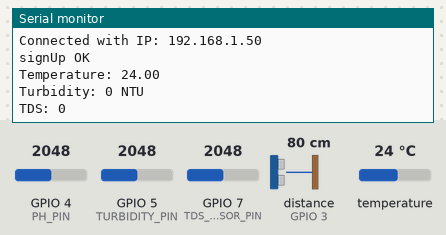
The sketch below on a simulated ESP32-S3. Shown: the last lines printed to the serial monitor. Wiring (inferred from the names in the program): ultrasonic range finder: trigger GPIO 10; echo GPIO 3. Inputs (shaded band) come from the test bench; at power-on: distance to the obstacle (sensor on GPIO 3) 80 cm, temperature 24 °C, GPIO 4 (PH_PIN) = 2048, GPIO 5 (TURBIDITY_PIN) = 2048, GPIO 7 (TDS_SENSOR_PIN) = 2048 (analog values on the 0–4095 scale). The echo pulse lasts 58.3 µs per cm; WiFi joins after 1.5 s; servers stay silent unless stated.

Above: at 2.7 s.
2.8 s: distance to the obstacle (sensor on GPIO 3) set to 2 cm
At 4.1 s:
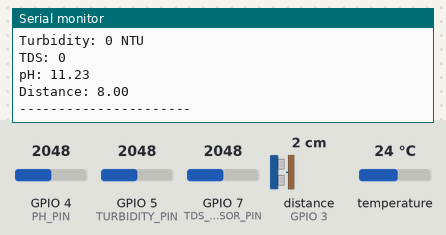
4.3 s: temperature set to 12 °C
At 5.16 s:
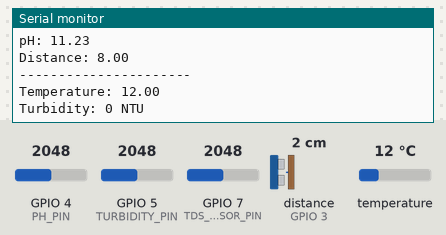
5.8 s: GPIO 4 (PH_PIN) set to 2866
7.3 s: GPIO 5 (TURBIDITY_PIN) set to 168
At 8.5 s:
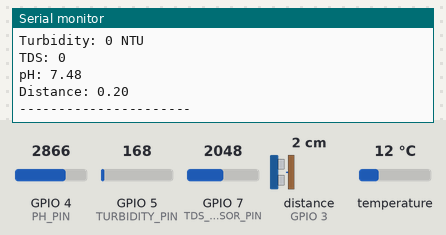
8.8 s: distance to the obstacle (sensor on GPIO 3) set to 4 cm
At 10.0 s:
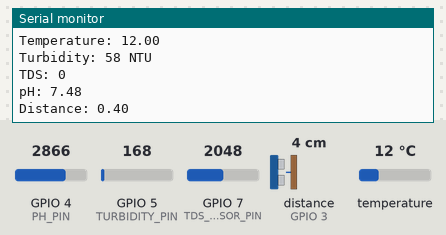
10.3 s: temperature set to 19 °C
At 10.3 s:
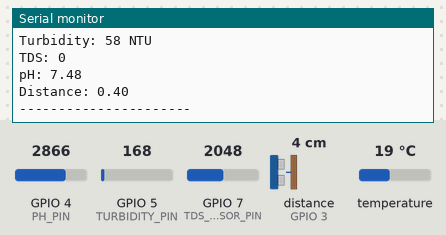
Timing chart, 0 to 12.8 s (numbered marks = the images above; inputs shaded):
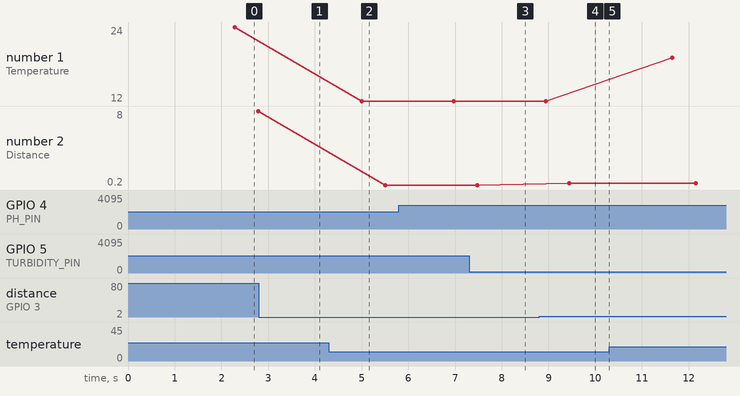

Measured:
- after the input at 4.3 s, the serial monitor: prints a new line after 0.70 s (image 2)
- after the input at 8.8 s, the serial monitor: prints a new line after 0.64 s (image 4)
- plotted number 1: 24 → 12 after the input at 4.3 s, 12 → 19 after the input at 10.3 s
- plotted number 2: 0.2 → 0.4 after the input at 8.8 s

The sketch:

firebasesending.ino
```cpp
#include <WiFi.h>
#include <Firebase_ESP_Client.h>
#include <OneWire.h>
#include <DallasTemperature.h>
#include "addons/TokenHelper.h"
#include "addons/RTDBHelper.h"

// Wi-Fi & Firebase Config
#define WIFI_SSID "Xiaomi 11T Pro"
#define WIFI_PASSWORD "8rymrw8maiqv6t4"
#define API_KEY "AIzaSyDbvEZK6x7M9txEGE8MzjXilyyjOMTBsWY"
#define DATABASE_URL "https://s-e-d-e-x-testing-hub-jl38fz-default-rtdb.asia-southeast1.firebasedatabase.app/"

FirebaseData fbdo;
FirebaseAuth auth;
FirebaseConfig config;
unsigned long sendDataPrevMillis = 0;
bool signupOK = false;

// Sensor Pins
#define ONE_WIRE_BUS 8
#define TURBIDITY_PIN 5
#define TDS_SENSOR_PIN 7
#define PH_PIN 4
#define TRIG_PIN 10
#define ECHO_PIN 3

// Globals
OneWire oneWire(ONE_WIRE_BUS);
DallasTemperature sensors(&oneWire);
float temperatureC = 0;
float tdsValue = 0;
float phValue = 0;
float distance = 0;
int read_ADC;
int ntu;

// TDS Config
#define VREF 3.3
#define SCOUNT 30
int tdsAnalogBuffer[SCOUNT];
int tdsTempBuffer[SCOUNT];
int tdsIndex = 0;

float mapFloat(float x, float in_min, float in_max, float out_min, float out_max) {
  return (x - in_min) * (out_max - out_min) / (in_max - in_min) + out_min;
}
int getMedian(int arr[], int len) {
  int sorted[len];
  memcpy(sorted, arr, len * sizeof(int));
  for (int i = 0; i < len - 1; i++) {
    for (int j = i + 1; j < len; j++) {
      if (sorted[i] > sorted[j]) {
        int temp = sorted[i];
        sorted[i] = sorted[j];
        sorted[j] = temp;
      }
    }
  }
  return (len % 2 == 0) ? (sorted[len / 2] + sorted[len / 2 - 1]) / 2 : sorted[len / 2];
}
void sort(int *arr, int size) {
  for (int i = 0; i < size - 1; i++) {
    for (int j = i + 1; j < size; j++) {
      if (arr[i] > arr[j]) {
        int temp = arr[i];
        arr[i] = arr[j];
        arr[j] = temp;
      }
    }
  }
}

void setup() {
Serial.begin(115200);

  // WiFi
  WiFi.mode(WIFI_STA);
  WiFi.begin(WIFI_SSID, WIFI_PASSWORD);
  Serial.print("Connecting to Wi-Fi");
  while (WiFi.status() != WL_CONNECTED) {
    Serial.print(".");
    delay(300);
  }
  Serial.println();
  Serial.print("Connected with IP: ");
  Serial.println(WiFi.localIP());

  // Firebase
  config.api_key = API_KEY;
  config.database_url = DATABASE_URL;
  if (Firebase.signUp(&config, &auth, "", "")) {
    Serial.println("signUp OK");
    signupOK = true;
  } else {
    Serial.printf("%s\n", config.signer.signupError.message.c_str());
  }
  config.token_status_callback = tokenStatusCallback;
  Firebase.begin(&config, &auth);
  Firebase.reconnectWiFi(true);

  // Sensors
  sensors.begin();
  pinMode(TDS_SENSOR_PIN, INPUT);
  pinMode(TRIG_PIN, OUTPUT);
  pinMode(ECHO_PIN, INPUT);
  analogReadResolution(12);
  pinMode(TURBIDITY_PIN, INPUT);
}

void loop() {
  // Temperature
  sensors.requestTemperatures();
  temperatureC = sensors.getTempCByIndex(0);
  Serial.print("Temperature: ");
  Serial.println(temperatureC);

  // Turbidity
  read_ADC = analogRead(TURBIDITY_PIN);
  if (read_ADC > 208) read_ADC = 208;
  ntu = map(read_ADC, 0, 208, 300, 0);
  Serial.print("Turbidity: ");
  Serial.print(ntu);
  Serial.println(" NTU ");
  delay(200);

  // TDS
  static unsigned long lastSample = millis();
  if (millis() - lastSample > 40) {
    lastSample = millis();
    tdsAnalogBuffer[tdsIndex] = analogRead(TDS_SENSOR_PIN);
    tdsIndex = (tdsIndex + 1) % SCOUNT;
  }
  for (int i = 0; i < SCOUNT; i++) {
    tdsTempBuffer[i] = tdsAnalogBuffer[i];
  }
  float tdsVoltage = getMedian(tdsTempBuffer, SCOUNT) * VREF / 4095.0;
  float compensationVoltage = tdsVoltage / (1.0 + 0.02 * (temperatureC - 25.0));
  float tdsRaw = 133.42 * pow(compensationVoltage, 3) - 255.86 * pow(compensationVoltage, 2) + 857.39 * compensationVoltage;
  tdsValue = tdsRaw * (3.3 / 5.0) * 0.5;
  Serial.print("TDS: ");
  Serial.println(tdsValue, 0);

  // pH
  int phBuffer[10];
  for (int i = 0; i < 10; i++) {
    phBuffer[i] = analogRead(PH_PIN);
    delay(30);
  }
  sort(phBuffer, 10);
  int phADC = 0;
  for (int i = 2; i < 8; i++) phADC += phBuffer[i];
  phADC /= 6;
  float phVoltage = phADC * 3.3 / 4095.0;
  float phCalibration = 21.34 - 0.7;
  phValue = -5.70 * phVoltage + phCalibration;
  Serial.print("pH: ");
  Serial.println(phValue, 2);

  // Ultrasonic
  digitalWrite(TRIG_PIN, LOW);
  delayMicroseconds(2);
  digitalWrite(TRIG_PIN, HIGH);
  delayMicroseconds(10);
  digitalWrite(TRIG_PIN, LOW);
  long duration = pulseIn(ECHO_PIN, HIGH, 30000);
  if (duration == 0) {
    Serial.println("Ultrasonic: Out of range");
  } else {
    distance = (duration / 2.0) * 0.0343 / 10;
    Serial.print("Distance: ");
    Serial.println(distance, 2);
  }

  // Firebase Upload
  if (Firebase.ready() && signupOK && (millis() - sendDataPrevMillis > 5000 || sendDataPrevMillis == 0)) {
    sendDataPrevMillis = millis();
    Firebase.RTDB.setFloat(&fbdo, "/Sensor/temperature", temperatureC);
    Firebase.RTDB.setFloat(&fbdo, "/Sensor/tds", tdsValue);
    Firebase.RTDB.setFloat(&fbdo, "/Sensor/ph", phValue);
    Firebase.RTDB.setFloat(&fbdo, "/Sensor/distance", distance);
    Firebase.RTDB.setFloat(&fbdo, "/Sensor/turbidity", ntu);
  }

  Serial.println("----------------------");
  delay(700);
}
```
